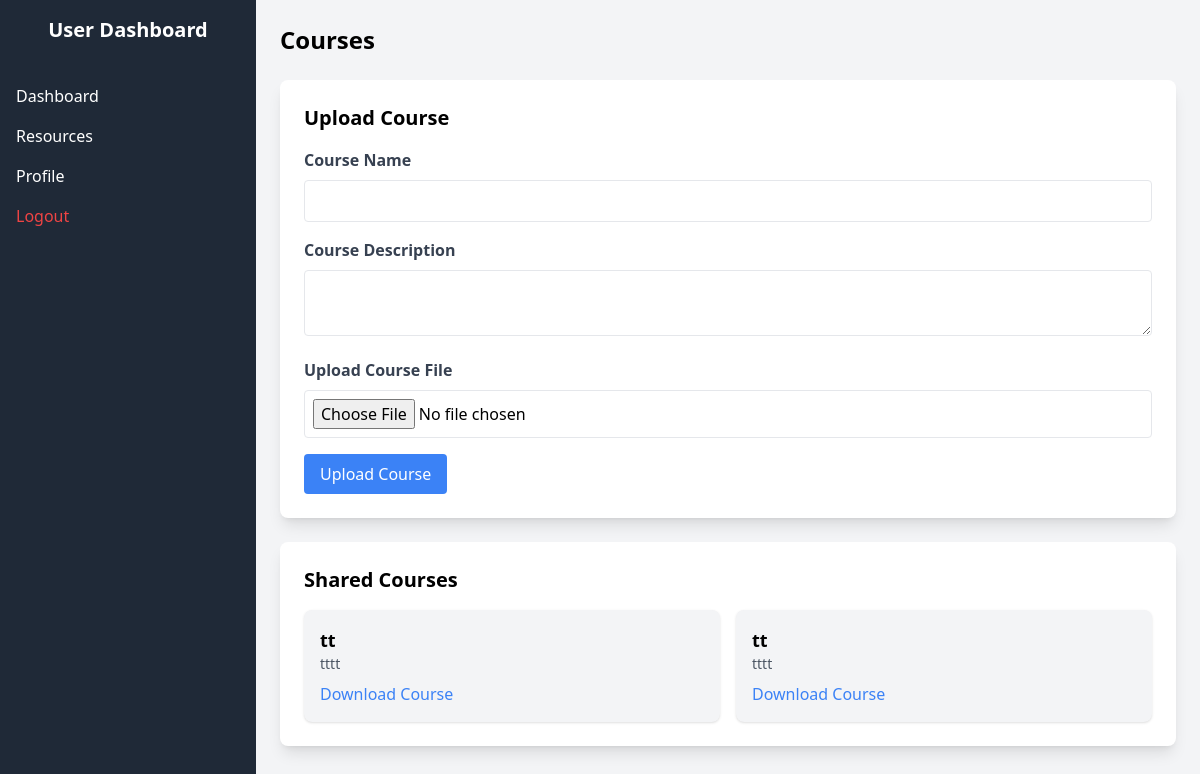
/pages/user_courses.php (signed in), run on the app's committed database.
### tables this page shows
CREATE TABLE `courses` (
  `id` int(11) NOT NULL,
  `name` varchar(255) NOT NULL,
  `description` text NOT NULL,
  `file_path` varchar(255) NOT NULL,
  `user_id` int(11) NOT NULL,
  `created_at` timestamp NOT NULL DEFAULT current_timestamp()
);

### pages/user_courses.php (the view, shortened to what this page needs)
<?php
require '../db.php';
$userId = $_SESSION['user_id'];
$sql = "SELECT * FROM courses WHERE user_id = ? OR id IN (SELECT resource_id FROM permissions WHERE resource_type = 'course' AND status = 'approved')";
$stmt = $conn->prepare($sql);
$stmt->bind_param('i', $userId);
$stmt->execute();
$courses = $stmt->get_result();
?>
<!DOCTYPE html>
<html lang="en">
<head>
    <script src="https://cdn.tailwindcss.com"></script>
</head>
<body class="bg-gray-100">
    <div class="flex">
        <div class="w-64 bg-gray-800 text-white h-screen">
            <div class="p-4 text-xl font-bold text-center">User Dashboard</div>
            <nav class="mt-4">
                <a href="user_dashboard.php" class="block py-2 px-4 hover:bg-gray-700">Dashboard</a>
                <a href="user_resources.php" class="block py-2 px-4 hover:bg-gray-700">Resources</a>
                <a href="user_profile.php" class="block py-2 px-4 hover:bg-gray-700">Profile</a>
                <a href="user_login.php" class="block py-2 px-4 text-red-500 hover:bg-gray-700">Logout</a>
            </nav>
        </div>
        <div class="flex-1 p-6">
            <h1 class="text-2xl font-bold mb-6">Courses</h1>
            <div class="bg-white p-6 rounded-lg shadow-lg mb-6">
                <h2 class="text-xl font-bold mb-4">Upload Course</h2>
                <form action="user_courses.php" method="POST" enctype="multipart/form-data">
                    <div class="mb-4">
                        <label for="course_name" class="block text-gray-700 font-bold mb-2">Course Name</label>
                        <input type="text" id="course_name" name="course_name" class="w-full p-2 border rounded" required>
                    </div>
                    <div class="mb-4">
                        <label for="course_description" class="block text-gray-700 font-bold mb-2">Course Description</label>
                        <textarea id="course_description" name="course_description" class="w-full p-2 border rounded" required></textarea>
                    </div>
                    <div class="mb-4">
                        <label for="course_file" class="block text-gray-700 font-bold mb-2">Upload Course File</label>
                        <input type="file" id="course_file" name="course_file" class="w-full p-2 border rounded" required>
                    </div>
                    <button type="submit" class="bg-blue-500 text-white px-4 py-2 rounded hover:bg-blue-600">Upload Course</button>
                </form>
            </div>
            <div class="bg-white p-6 rounded-lg shadow-lg">
                <h2 class="text-xl font-bold mb-4">Shared Courses</h2>
                <div class="grid grid-cols-1 md:grid-cols-2 gap-4">
                    <?php while ($course = $courses->fetch_assoc()): ?>
                        <div class="p-4 bg-gray-100 rounded-lg shadow">
                            <h3 class="text-lg font-bold"><?php echo htmlspecialchars($course['name']); ?></h3>
                            <p class="text-sm text-gray-600 mb-2"><?php echo htmlspecialchars($course['description']); ?></p>
                            <a href="<?php echo htmlspecialchars($course['file_path']); ?>" download class="text-blue-500">Download Course</a>
                        </div>
                    <?php endwhile; ?>
                </div>
            </div>
        </div>
    </div>
</body>
</html>

### data on the page
courses: name "tt", description "tttt"
courses: name "tt", description "tttt"
